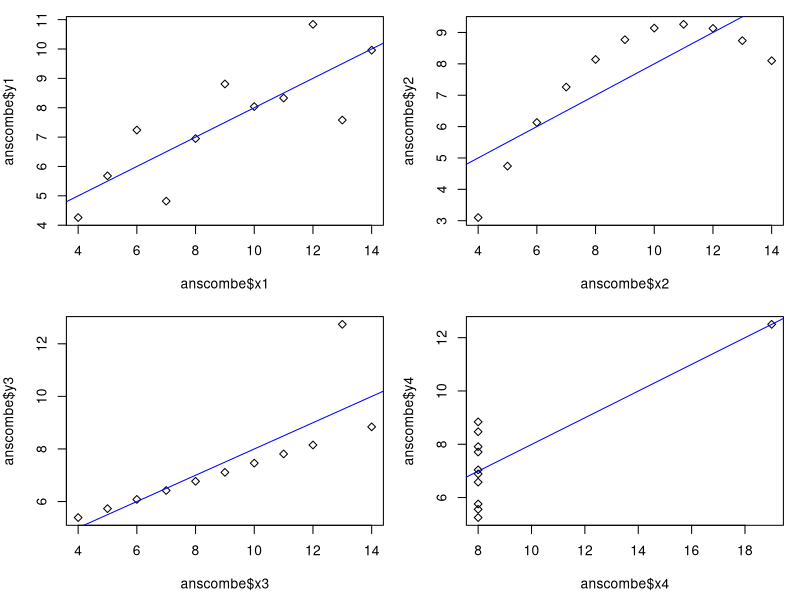

Recreate this plot in R.
##Laboratorio 5
##Diego Axayacatl Gonzalez Cuellar
##1610823

##Coeficiente de correlacion


# Ingreso de datos y vectores ---------------------------------------------

x1 <- c(10,8,13,9,11,14,6,4,12,7,5)
x2 <- c(10,8,13,9,11,14,6,4,12,7,5)
x3 <- c(10,8,13,9,11,14,6,4,12,7,5)
x4 <- c(8,8,8,8,8,8,8,19,8,8,8)

y1 <- c(8.04,6.95,7.58,8.81,8.33,9.96,7.24,4.26,10.84,4.82,5.68)
y2 <- c(9.14,8.14,8.74,8.77,9.26,8.10,6.13,3.10,9.13,7.26,4.74)
y3 <- c(7.46,6.77,12.74,7.11,7.81,8.84,6.08,5.39,8.15,6.42,5.73)
y4 <- c(6.58,5.76,7.71,8.84,8.47,7.04,5.25,12.50,5.56,7.91,6.8)


# Coeficiente de correlacion ----------------------------------------------

cor.x1y1 <- cor.test(x1,y1)
cor.x1y1
xy1.lm <- lm(y1 ~ x1)

## para el grupo de x1y1 el valor de r = 0.8164205, df = 9
## el valor de p = 0.00217 rechazando la hipotesis nula y aceptando la alterna
## denotando que si existe una diferencia significativa entre los datos

summary(xy1.lm)

cor.x2y2 <- cor.test(x2,y2)
cor.x2y2
xy2.lm <- lm(y2 ~ x2)

## para el grupo x2y2 el valor de r = 0.8162365, df = 9
## el valor de p = 0.002179 rechazando la hipotesis nula y aceptando la alterna
## demostrando que si existe una diferencia significativa entre los datos

summary(xy2.lm)

cor.x3y3 <- cor.test(x3,y3)
cor.x3y3
xy3.lm <- lm(y3 ~ x3)

## para el grupo x3y3 el valor de r = 0.8162867, df = 9
## el valor de p = 0.002176 aceptando la hipotesis alterna y rechazando la nula
## marcando que si existe una diferencia significativa entre los datos

summary(xy3.lm)

cor.x4y4 <- cor.test(x4,y4)
cor.x4y4
xy4.lm <- lm(y4 ~ x4)

## para el grupo x4y4 el valor de r = 0.8166967, df = 9
## el valor de p = 0.002156 aceptando la hipotesis alterna y rechazando la nula
## demostrando que si existe una diferencia significativa entre los datos

summary(xy4.lm)

# Grafico de dispersion de puntos ---------------------------------------

op = par(mfrow = c(2, 2), mar = c(4.5, 4, 1, 1))
plot(anscombe$x1, anscombe$y1, pch = 23)
abline(xy1.lm, col = "blue")
plot(anscombe$x2, anscombe$y2, pch = 23)
abline(xy2.lm, col = "blue")
plot(anscombe$x3, anscombe$y3, pch = 23)
abline(xy3.lm, col = "blue")
plot(anscombe$x4, anscombe$y4, pch = 23)
abline(xy4.lm, col = "blue")
par(op)

## Graficamente se puede notar que los datos mantienen correlaciones positivas
## si embargo muestran distribuciones diferentes, el primer grupo xy1 cuentan
## con una distribucion normal y un relacion linear simple
## el grupo xy2 tiene una distribucion anormal aunque el valor de r demuestre
## una relacion entre las variables, el grupo xy3 si cuenta con un relacion
## lineal, sin embargo, la regresion no es concluyente dado por la distribucion
## el grupo xy4, graficamente no cuenta con una correlacion linear, debido a
## los datos atipicos.